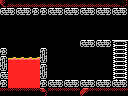

Tiled map render using the project's own tile images. Description and the whole map definition, tile-layer contents included, below:
An orthogonal 16x12 tile map with 8x8 px tiles, 1 tile layer (Tile Layer 1) and 7 objects (2x item, big-item, breakable-down, door-down, 4x4-item, ...).

<map version="1.0" orientation="orthogonal" renderorder="right-down" width="16" height="12" tilewidth="8" tileheight="8" nextobjectid="10">
 <properties>
  <property name="left" value="half-hole" />
  <property name="right" value="hole" />
 </properties>
 <tileset firstgid="1" name="tiles" tilewidth="8" tileheight="8" tilecount="256" columns="16">
  <image source="tiles.png" width="128" height="128" />
 </tileset>
 <layer name="Tile Layer 1" width="16" height="12">
  <data encoding="csv">
122,252,252,252,252,252,252,252,252,252,252,252,252,252,252,124,
103,104,103,104,165,165,103,104,103,104,103,104,103,104,103,104,
1,1,1,1,1,1,1,1,1,1,1,1,1,1,1,1,
1,1,1,1,1,1,1,1,1,1,1,1,1,1,1,1,
1,1,1,1,1,1,1,1,1,1,1,1,1,1,1,1,
1,1,1,1,1,1,1,1,1,1,103,104,103,104,169,137,
165,1,1,1,1,105,1,1,1,1,1,1,1,1,249,168,
105,98,98,98,98,106,1,1,1,1,1,1,1,1,249,168,
106,113,113,113,113,105,1,1,1,1,1,1,1,1,249,168,
103,113,113,113,113,106,1,1,1,1,1,1,1,1,249,168,
165,113,113,113,113,165,103,104,103,104,103,104,103,104,103,104,
254,254,254,254,254,119,254,254,254,254,117,254,254,254,254,254
</data>
 </layer>
 <objectgroup name="objects">
  <object id="1" type="item" x="88" y="24" width="16" height="16" />
  <object id="2" type="big-item" x="80" y="56" width="32" height="24" />
  <object id="3" type="breakable-down" x="48" y="80" width="32" height="16" />
  <object id="6" type="door-down" x="48" y="80" width="32" height="16" />
  <object id="7" type="4x4-item" x="80" y="48" width="32" height="32" />
  <object id="8" type="item" x="88" y="64" width="16" height="16" />
  <object id="9" type="lava-generator" x="8" y="16" width="32" height="16" />
 </objectgroup>
</map>
